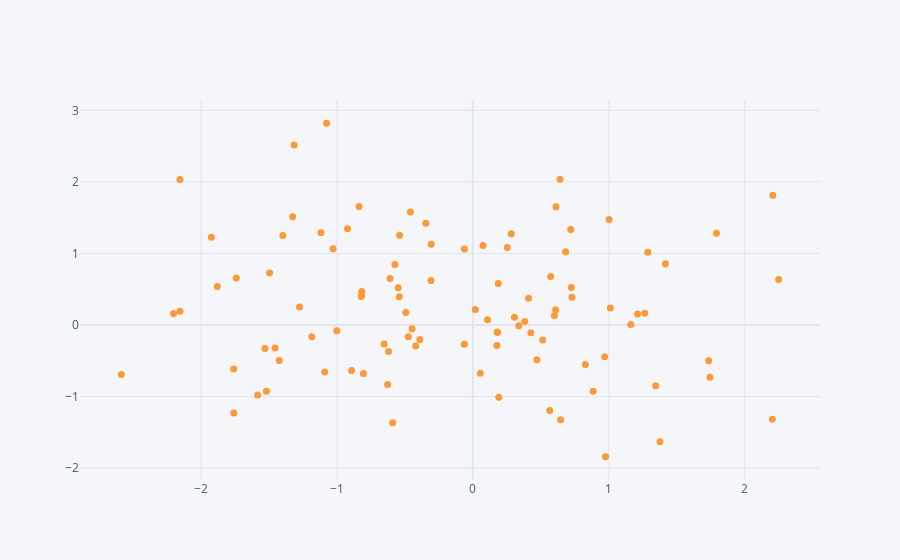

Source (notebook cell):
### Code cell
df.iplot(kind='scatter', x='A', y='B', mode='markers', size=7)
